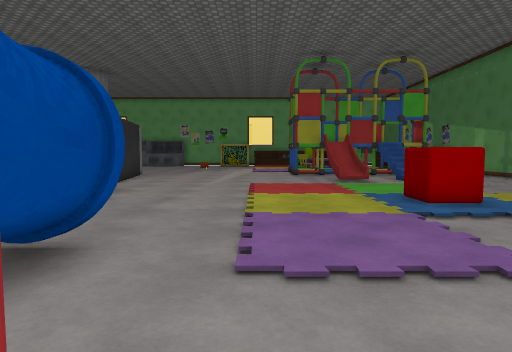
view 1 (above)

24 first-person views from a walk through a scene from a Unity 3-D project. The camera is 1.3 m above the floor, tilts 4° down and sees 75° across. Doors are open. The floor is counted in squares, 1 m on a side. Each view is taken from the middle of a square. On the plan, view 1 faces up. The plan holds only what a view shows up to about 14 squares ahead; the rest is blank. The place goes on beyond the plan. The player is left out. Some surface patterns are stand-ins.

view 2
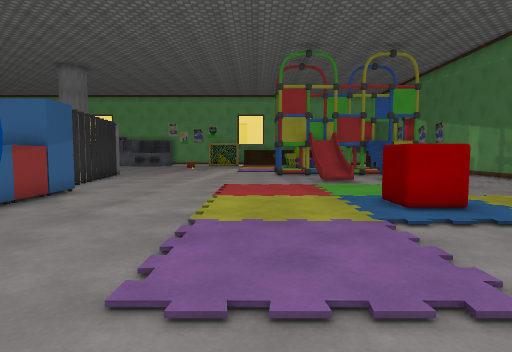

view 3
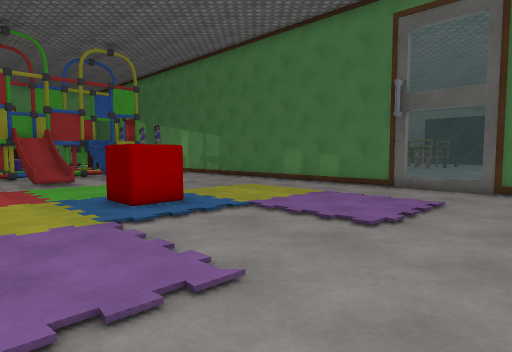

view 4
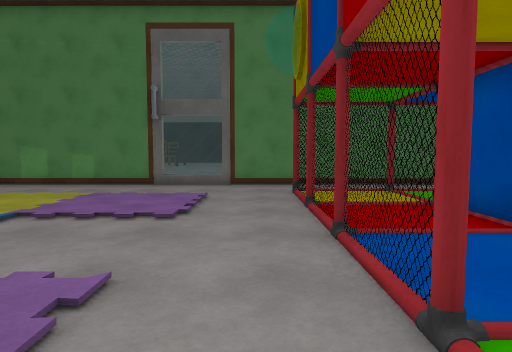

view 5
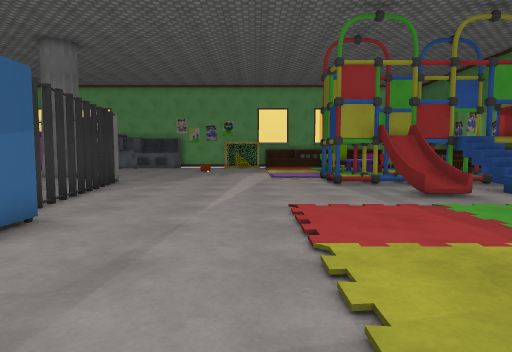

view 6
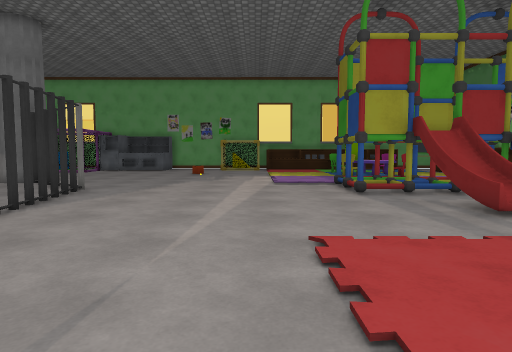

view 7
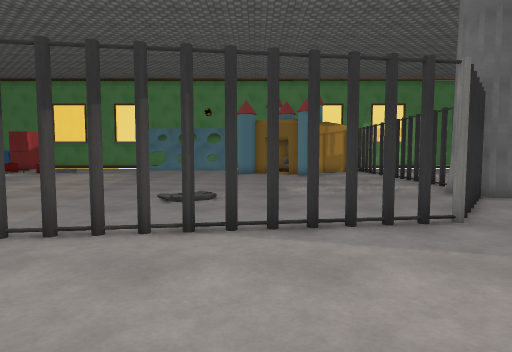

view 8
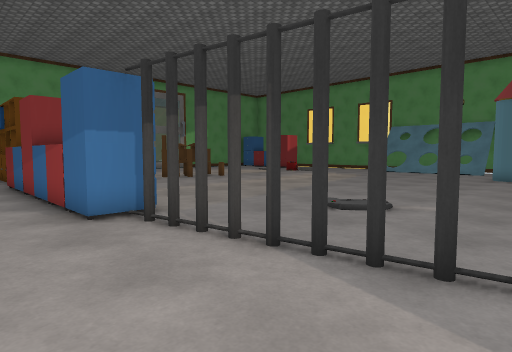

view 9
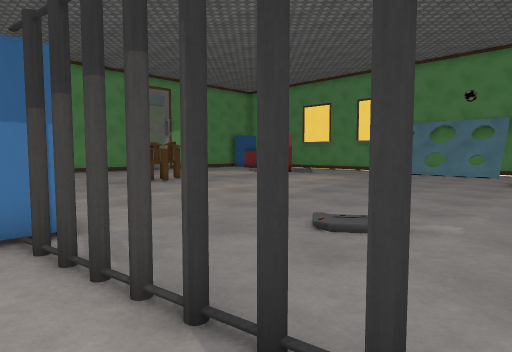

view 10
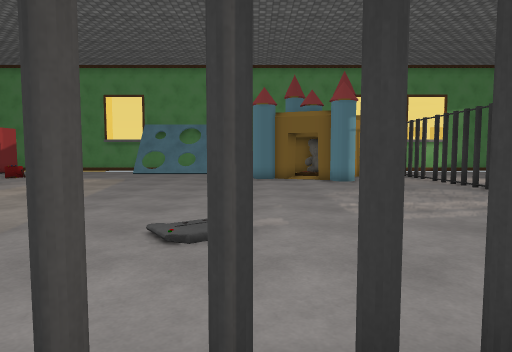

view 11
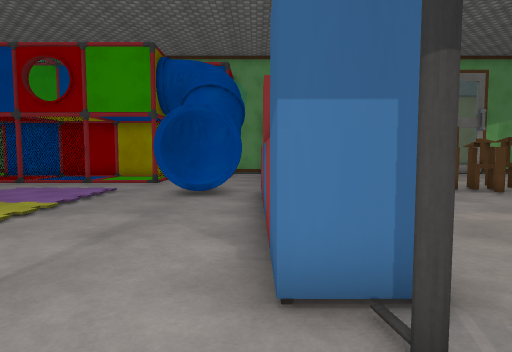

view 12
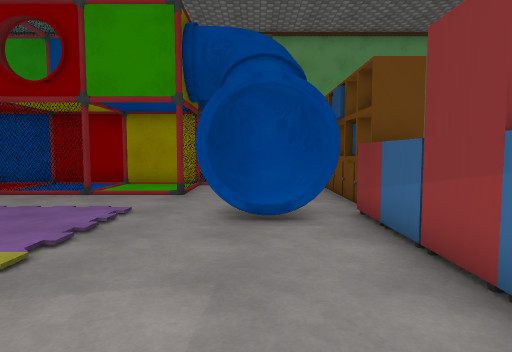

view 13
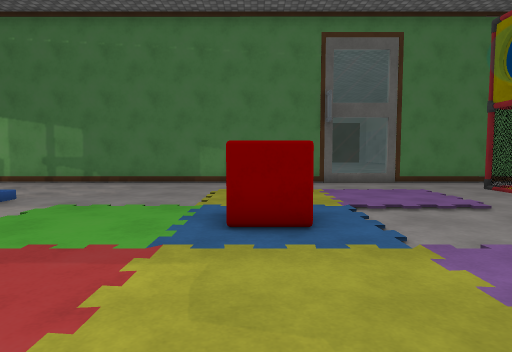

view 14
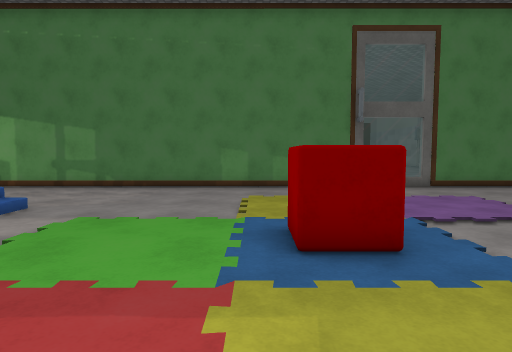

view 15
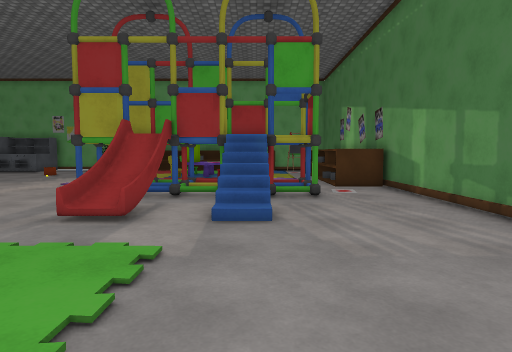

view 16
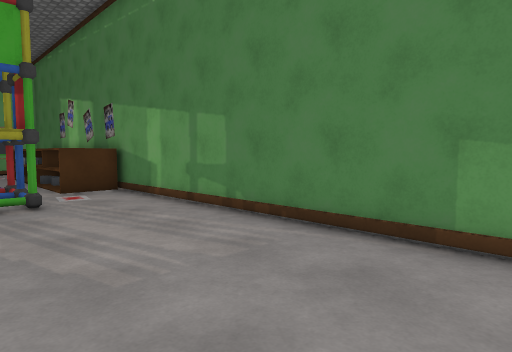

view 17
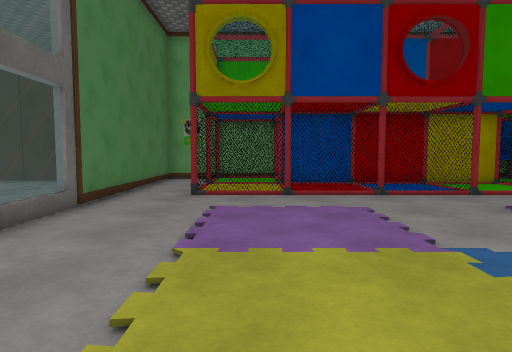

view 18
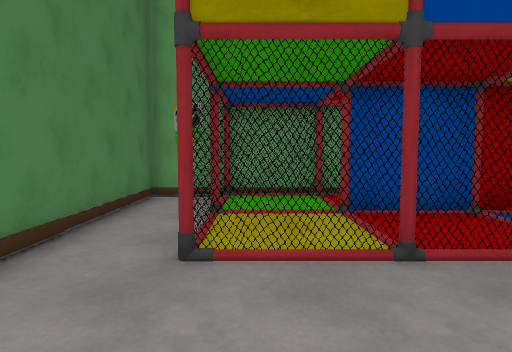

view 19
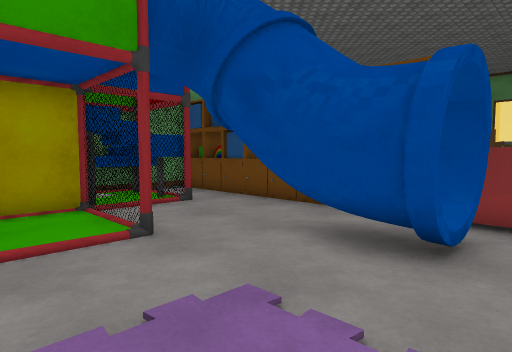

view 20
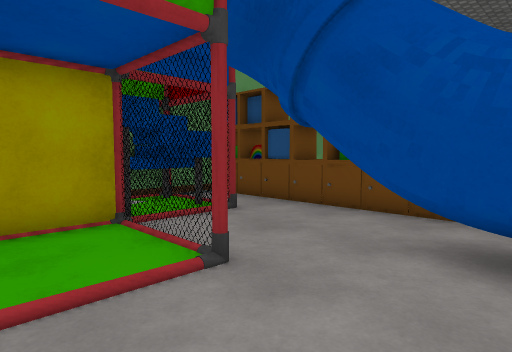

view 21
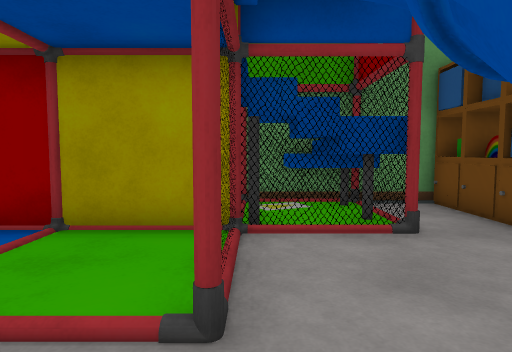

view 22
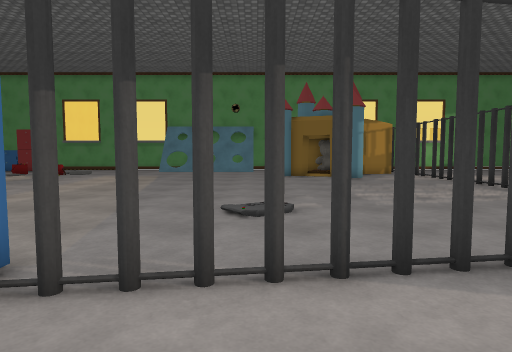

view 23
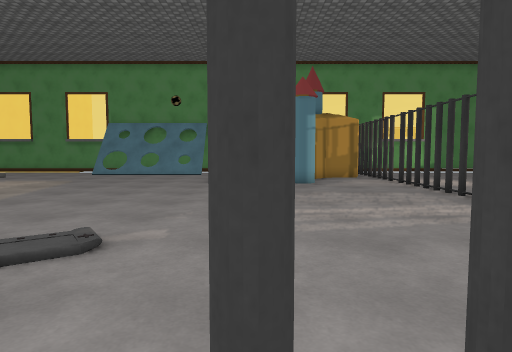

view 24
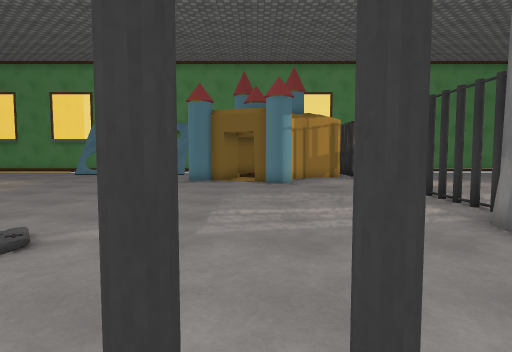

### Floor plan
Key: @ floor where view 1 was taken; # wall or solid block; x gap in a wall; . main floor; : floor 0.5 m higher than the main floor; + floor 0.75 m higher than the main floor; * floor 1.25 m higher than the main floor; % floor 2 m higher than the main floor; / step, stairs or slope; = window, fence, low wall or low ledge; ^ raised ledge; T thing the floor can be seen under or through; O other object.
Columns run from 21 left of view 1 to 14 right of it. Each row starts with its distance up from view 1.
 24  ##########.                    #
 23  ..........O............ OO OO  ####
 22  ...........O..........O       O...#
 21  ............O#........O       O...#
 20  #.....................OOOOOO OO...#
 19  .............x..........%O.O .....#
 18  ........................*O.O/.....#
 17  .............#..........+O.O/.....#
 16  ........................:O.//.....#
 15 ..........//...x...................#
 14 ...................................#
 13  ..................................#
 12  ..............OO..................#
 11  ..............OO..................#
 10  ..............OO..................#
  9  ............. OO........^^........#
  8  ............. OO.........^........#
  7    ........... OO..................#
  6    ....  ....  OO..................#
  5     .. O.....  OO#................O=
  4        OOO     OO#/#..............O=
  3       OOO.    =#=#/T...............#
  2        ..      #=#/T...............#
  1                #=#/TT..TTTTTTTTT#..#
  0                #=# .T@..........#..#
 -1                #=...T...........#..#
 -2               ##=####...........#..#
 -3                #=OOO##########  #..#
 -4                #=OOO         #  #..#
 -5                #=OOO         #  #..#
 -6                ######           ####

Where each view was taken, in squares from view 1:
view 1: 0 up, 0 right, facing up
view 2: 1 up, 1 right, facing up
view 3: 1 up, 1 right, facing up-right
view 4: 2 up, 0 right, facing right
view 5: 6 up, 1 left, facing up
view 6: 9 up, 1 left, facing up
view 7: 17 up, 1 left, facing left
view 8: 19 up, 3 left, facing down-left
view 9: 18 up, 5 left, facing down-left
view 10: 16 up, 5 left, facing left
view 11: 15 up, 5 left, facing down
view 12: 11 up, 3 left, facing down
view 13: 9 up, 1 left, facing right
view 14: 10 up, 0 right, facing right
view 15: 9 up, 8 right, facing up
view 16: 10 up, 8 right, facing up-right
view 17: 11 up, 9 right, facing down
view 18: 5 up, 10 right, facing down
view 19: 6 up, 2 right, facing down-left
view 20: 4 up, 2 right, facing down-left
view 21: 3 up, 1 left, facing down
view 22: 15 up, 3 left, facing left
view 23: 18 up, 6 left, facing left
view 24: 19 up, 6 left, facing left
